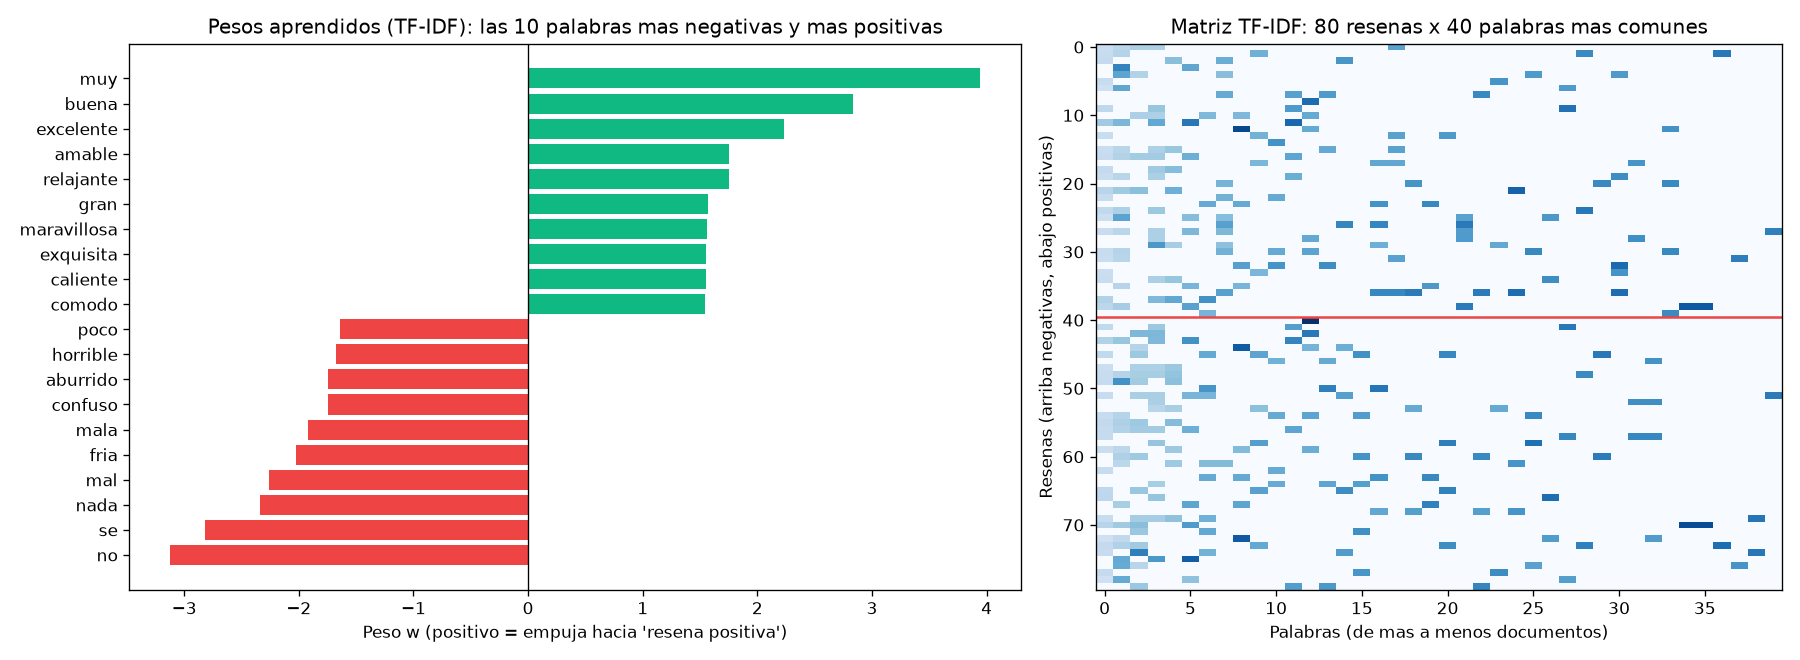

The Python source for this figure:
"""
LECCION 3.2 - BOLSA DE PALABRAS Y TF-IDF
========================================

Objetivo: representar un documento entero como un vector de numeros, y
usar ese vector para clasificar.

En la leccion 3.1 cada palabra paso a ser un indice. Pero un clasificador
como la neurona de la 1.1 necesita un vector de tamano FIJO por ejemplo,
y las resenas tienen largos distintos. La "bolsa de palabras" resuelve
eso: un vector con una posicion por palabra del vocabulario, que cuenta
cuantas veces aparece cada una. Se pierde el orden; se conserva el tema.

Tarea: decidir si una resena es positiva (1) o negativa (0), con las 80
resenas de corpus_es.py.
"""

from collections import Counter
import re

import matplotlib.pyplot as plt
import numpy as np

from corpus_es import RESENAS

np.random.seed(42)


# ============================================================
# PARTE 1: TEXTO, TOKENS Y DIVISION TRAIN / TEST
# ============================================================

def tokenizar(texto):
    """La misma tokenizacion de la leccion 3.1."""
    return re.findall(r"[a-záéíóúüñ]+", texto.lower())


textos = [t for t, _ in RESENAS]
y = np.array([e for _, e in RESENAS], dtype=float)

# 60 para entrenar y 20 para evaluar, mezcladas (como en la 1.1)
indices = np.random.permutation(len(textos))
idx_train, idx_test = indices[:60], indices[60:]
print(f"Train: {len(idx_train)} resenas ({y[idx_train].mean():.0%} positivas) | "
      f"Test: {len(idx_test)} ({y[idx_test].mean():.0%} positivas)")


# ============================================================
# PARTE 2: LA BOLSA DE PALABRAS
# ============================================================
# El vocabulario se arma SOLO con las resenas de train: las palabras que
# aparecen unicamente en test se ignoran (como pasaria con texto nuevo).
# Cada resena -> vector de largo V; posicion j = cuantas veces aparece la
# palabra j.

vocab = {}
for i in idx_train:
    for t in tokenizar(textos[i]):
        if t not in vocab:
            vocab[t] = len(vocab)
V = len(vocab)


def bolsa_de_palabras(texto):
    vector = np.zeros(V)
    for t in tokenizar(texto):
        if t in vocab:
            vector[vocab[t]] += 1
    return vector


X_cuentas = np.array([bolsa_de_palabras(t) for t in textos])     # (80, V)
print(f"\nVocabulario de train: {V} palabras -> X tiene shape {X_cuentas.shape}")
ejemplo = textos[0]
v = X_cuentas[0]
print(f"Resena 0: '{ejemplo}'")
print(f"  posiciones no nulas: {int((v > 0).sum())} de {V} ->",
      {p: int(v[j]) for p, j in vocab.items() if v[j] > 0})


# ============================================================
# PARTE 3: TF-IDF
# ============================================================
# Problema de las cuentas: "y", "el", "muy" aparecen en todas las resenas
# y pesan tanto como "deliciosa". TF-IDF multiplica cada cuenta (TF, term
# frequency) por un factor que premia las palabras RARAS:
#   IDF(palabra) = log(N / df) + 1
#   N  = cantidad de documentos de train
#   df = en cuantos documentos de train aparece la palabra
# Despues se normaliza cada fila a largo 1, para que las resenas largas
# no tengan vectores mas grandes solo por ser largas.

N = len(idx_train)
df = (X_cuentas[idx_train] > 0).sum(axis=0)          # (V,) documentos que contienen cada palabra
idf = np.log(N / df) + 1


def tfidf(X):
    W = X * idf                                       # broadcasting: (n, V) * (V,)
    normas = np.linalg.norm(W, axis=1, keepdims=True)
    return W / np.where(normas == 0, 1, normas)


X_tfidf = tfidf(X_cuentas)
for p in ["y", "el", "muy", "deliciosa", "horrible", "pesimo"]:
    if p in vocab:
        j = vocab[p]
        print(f"  '{p}': aparece en {int(df[j])} de {N} resenas -> IDF = {idf[j]:.2f}")


# ============================================================
# PARTE 4: CLASIFICAR CON LA NEURONA DE LA LECCION 1.1
# ============================================================
# Una sola neurona sigmoid: z = X @ w + b. Ahora cada "feature" es una
# palabra, y su peso dice cuanto empuja hacia "positiva".
# Se usa cross-entropy (leccion 1.4), cuyo gradiente es (y_pred - y).

def sigmoid(z):
    return 1.0 / (1.0 + np.exp(-z))


def entrenar(X, y, tasa_aprendizaje=1.0, epocas=500):
    w = np.zeros(X.shape[1])
    b = 0.0
    for _ in range(epocas):
        y_pred = sigmoid(X @ w + b)
        error = y_pred - y
        w -= tasa_aprendizaje * X.T @ error / len(X)
        b -= tasa_aprendizaje * error.mean()
    return w, b


def accuracy(X, y, w, b):
    return np.mean((sigmoid(X @ w + b) >= 0.5) == y)


tokens_test = [t for i in idx_test for t in tokenizar(textos[i])]
desconocidas = sum(t not in vocab for t in tokens_test)
print(f"\nPalabras de test que no estan en el vocabulario de train: {desconocidas} de {len(tokens_test)}")

print("\n--- Clasificador (una neurona) ---")
resultados = {}
for nombre, X in [("Cuentas (bolsa de palabras)", X_cuentas), ("TF-IDF", X_tfidf)]:
    w, b = entrenar(X[idx_train], y[idx_train])
    resultados[nombre] = (w, b)
    print(f"{nombre:28s} | train={accuracy(X[idx_train], y[idx_train], w, b):.0%} | "
          f"test={accuracy(X[idx_test], y[idx_test], w, b):.0%}")


# ============================================================
# PARTE 5: QUE APRENDIO (los pesos son interpretables)
# ============================================================

w, b = resultados["TF-IDF"]
palabras = np.array(list(vocab))
orden = np.argsort(w)
print("\nPalabras mas NEGATIVAS:", ", ".join(f"{palabras[j]} ({w[j]:.2f})" for j in orden[:8]))
print("Palabras mas POSITIVAS:", ", ".join(f"{palabras[j]} ({w[j]:.2f})" for j in orden[::-1][:8]))


# ============================================================
# PARTE 6: FRASES NUEVAS Y EL LIMITE DE LA BOLSA
# ============================================================
# La bolsa no tiene orden: "no es buena, es mala" y "no es mala, es
# buena" son el MISMO vector.

nuevas = [
    "La atencion fue excelente y la comida deliciosa",
    "Una experiencia terrible, todo llego roto",
    "No es buena, es mala",
    "No es mala, es buena",
    "Nada que ver con la descripcion, pero me encanto",
]
print("\n--- Frases nuevas ---")
for frase in nuevas:
    p = sigmoid(tfidf(bolsa_de_palabras(frase)[None, :]) @ w + b)[0]
    print(f"P(positiva) = {p:.2f} | {frase}")


# ============================================================
# PARTE 7: VISUALIZACION
# ============================================================

fig, (ax1, ax2) = plt.subplots(1, 2, figsize=(15, 5.5), gridspec_kw={"width_ratios": [1.3, 1]})

seleccion = np.concatenate([orden[:10], orden[-10:]])
colores = ["#EF4444" if w[j] < 0 else "#10B981" for j in seleccion]
ax1.barh(palabras[seleccion], w[seleccion], color=colores)
ax1.axvline(0, color="black", linewidth=0.8)
ax1.set_title("Pesos aprendidos (TF-IDF): las 10 palabras mas negativas y mas positivas")
ax1.set_xlabel("Peso w (positivo = empuja hacia 'resena positiva')")

ax2.imshow(X_tfidf[np.argsort(y)][:, np.argsort(-df)[:40]], aspect="auto", cmap="Blues")
ax2.axhline(39.5, color="#EF4444", linewidth=1.5)
ax2.set_title("Matriz TF-IDF: 80 resenas x 40 palabras mas comunes")
ax2.set_xlabel("Palabras (de mas a menos documentos)")
ax2.set_ylabel("Resenas (arriba negativas, abajo positivas)")

plt.tight_layout()
plt.savefig("14_pln_bolsa_palabras.png", dpi=120)
print("\nGrafico guardado en: 14_pln_bolsa_palabras.png")
print("Abriendo ventana con el grafico... (cerrala para que el script termine)")
plt.show()


# ============================================================
# CONCEPTOS CLAVE
# ============================================================
print("""
CONCEPTOS CLAVE DE ESTA LECCION:
1. Bolsa de palabras: un documento -> un vector de cuentas, de largo fijo
   (el tamano del vocabulario). Se pierde el orden
2. TF-IDF baja el peso de las palabras que estan en todos los documentos
   y sube el de las que distinguen
3. Con vectores de largo fijo sirve cualquier clasificador del modulo 1:
   aqui, una sola neurona (regresion logistica)
4. Los pesos de un modelo lineal se pueden leer: dicen que palabras
   empujan hacia cada clase
5. Sin orden, "no es buena, es mala" = "no es mala, es buena"

EXPERIMENTOS SUGERIDOS:
- Entrena sin la normalizacion de largo (usa X * idf directamente)
- Agrega a la bolsa los pares de palabras seguidas ("no_es", "es_bueno"):
  se distinguen ahora las dos frases con "no"?
- Cambia el reparto a 40 train / 40 test: cuanto baja el accuracy?
""")
